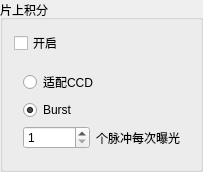
          <widget class="QGroupBox" name="groupBox_3">
           <property name="title">
            <string>片上积分</string>
           </property>
           <layout class="QVBoxLayout" name="verticalLayout_7">
            <item>
             <widget class="QCheckBox" name="checkBox_enable_ioc">
              <property name="text">
               <string>开启</string>
              </property>
             </widget>
            </item>
            <item>
             <widget class="QWidget" name="widget_IOC" native="true">
              <layout class="QVBoxLayout" name="verticalLayout_8">
               <item>
                <widget class="QRadioButton" name="radioButton_fit_ccd">
                 <property name="text">
                  <string>适配CCD</string>
                 </property>
                </widget>
               </item>
               <item>
                <widget class="QRadioButton" name="radioButton_burst">
                 <property name="text">
                  <string>Burst</string>
                 </property>
                 <property name="checked">
                  <bool>true</bool>
                 </property>
                </widget>
               </item>
               <item>
                <layout class="QHBoxLayout" name="horizontalLayout">
                 <item>
                  <widget class="QSpinBox" name="spinBox_burst_count">
                   <property name="minimumSize">
                    <size>
                     <width>0</width>
                     <height>0</height>
                    </size>
                   </property>
                   <property name="maximumSize">
                    <size>
                     <width>16777215</width>
                     <height>5000</height>
                    </size>
                   </property>
                   <property name="minimum">
                    <number>1</number>
                   </property>
                   <property name="maximum">
                    <number>1000000</number>
                   </property>
                  </widget>
                 </item>
                 <item>
                  <widget class="QLabel" name="label_8">
                   <property name="text">
                    <string>个脉冲每次曝光</string>
                   </property>
                  </widget>
                 </item>
                </layout>
               </item>
              </layout>
             </widget>
            </item>
           </layout>
          </widget>
